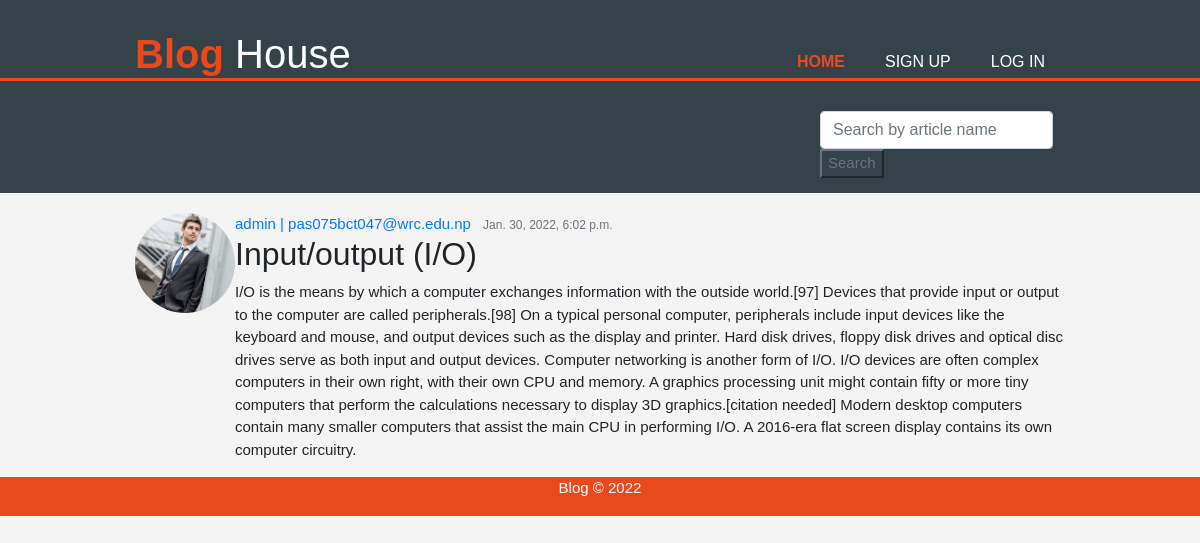
The app's page /articles-details/7/ with its own data.
### blog/models.py (models this page shows, shortened)
class Article(models.Model):
    author      = models.ForeignKey(User, on_delete=models.CASCADE)
    title       = models.CharField(max_length=30, null=False, blank=False)
    content     = models.TextField(null=False, blank=False)
    date_created= models.DateTimeField(auto_now_add=True)
    updated_date= models.DateTimeField(auto_now=True)

### accounts/models.py (models this page shows, shortened)
class CustomUser(AbstractUser):
    date_o_b    = models.DateField(blank=False, null=False)
    bio         = models.TextField(blank=False, null=False)
    REQUIRED_FIELDS = ['email', 'date_o_b', 'bio']
    def __str__(self):
        return f'{self.username} | {self.email}'

class Profile(models.Model):
    user    = models.OneToOneField(CustomUser, on_delete=models.CASCADE)
    pic     = models.ImageField(default='default_pic.png', upload_to='profile_pics')

### blog/views.py (the view)
# urls.py: path('articles-details/<int:pk>/', article_details, name='article_details'),
def article_details(request, pk):
    article     = Article.objects.get(id=pk)
    context     = {
        'posts'  : article,
    }
    return render(request, 'blog/article_details.html', context)

### blog/templates/blog/article_details.html (shortened to what this page needs)
{% extends 'blog/base.html' %}
{% block content %}
<article class="media content-section">
    <img class="rounded-circle article-img" src="{{ posts.author.profile.pic.url }}">
    <div class="media-body">
      <div class="article-metadata">
        <a class="mr-2" href="{% url 'profile' posts.author.pk %}">{{posts.author}}</a>
        <small class="text-muted">{{posts.date_created}}</small>
      </div>
      <h2 class="article-title">{{posts.title}}</h2>
      <p class="article-content">{{posts.content}}</p>
    </div>
  </article>
{% endblock content %}

### blog/static/css/style.css (style rules this page uses)
body { font-family: Arial, Helvetica, sans-serif; font-size: 15px; line-height: 1.5; margin: 0; padding: 0; background-color: #f4f4f4; }
img { height: 100px; width: auto; }

### records on screen
Article: author.profile.pic (picture), author "admin | pas075bct047@wrc.edu.np", date_created "Jan. 30, 2022, 6:02 p.m.", title "Input/output (I/O)", content "I/O is the means by which a computer exchanges information with the outside world.[97] Devices that provide input or output to the computer are called peripherals.[98] On a typical personal computer, peripherals include input devices like the keyboard and mouse, and output devices such as the display and printer. Hard disk drives, floppy disk drives and optical disc drives serve as both input and output devices. Computer networking is another form of I/O. I/O devices are often complex computers in their own right, with their own CPU and memory. A graphics processing unit might contain fifty or more tiny computers that perform the calculations necessary to display 3D graphics.[citation…"
